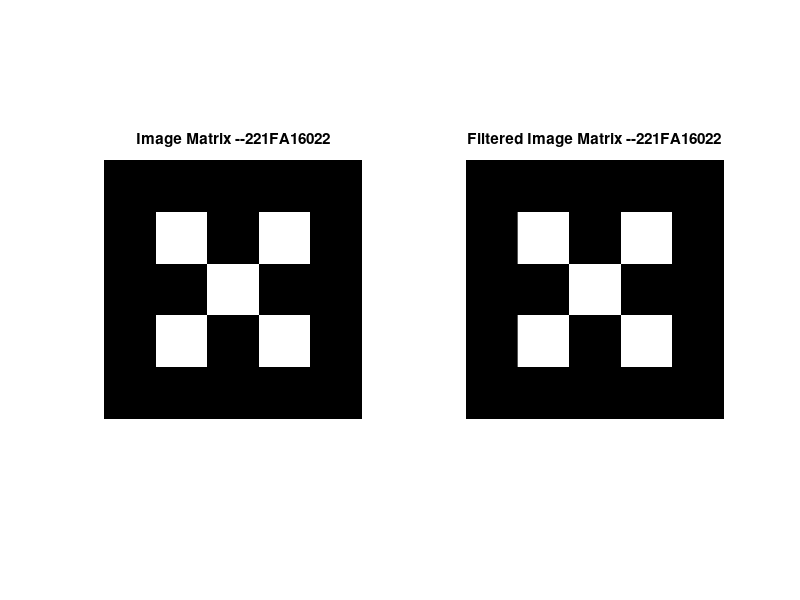

The MATLAB script that drew this image: (Note: this script raises an error after producing the figure.)
clc
close all
clear all

C=zeros(512,512);
D=ones(512,512);
I=[C,C,C,C,C; C,D,C,D,C; C,C,D,C,C; C,D,C,D,C; C,C,C,C,C];
figure
subplot(1,2,1)
imshow(I)
title('Image Matrix --221FA16022')

mask=fspecial("average",[3 3]);
O=imfilter(I,mask);
subplot(1,2,2)
imshow(O)
title('Filtered Image Matrix --221FA16022')

A=imread("x.jpeg");
A = im2gray(A); 
A1 = imresize(A,[256 256]);
figure
subplot(2,2,1)
imshow(A1)
title('Original Image --221FA16022')

IMmask=fspecial("average",[3 3]);
Result=imfilter(A1,IMmask);
subplot(2,2,2)
imshow(Result)
title('Avg Filtered Image --221FA16022')


X=imnoise(A1, 'salt & pepper', 0.02);
subplot(2,2,3)
imshow(X);
title('Salt and Pepper Noise Image --221FA16022')
output= medfilt2(X);
subplot(2,2,4)
imshow(output)
title('Median Filtered Image --221FA16022')

clc;
close all;
clear all;

% Read and preprocess image
A = imread("x.jpeg");
A = im2gray(A);
A = imresize(A,[256 256]);

figure;
%subplot(3,6,1);
imshow(A);
title('Original Image-221FA16022');

figure
% 1. Salt & Pepper Noise
sp = imnoise(A,'salt & pepper',0.02);
subplot(5,4,1); imshow(sp); title('Salt & Pepper');

sp_med = medfilt2(sp);
subplot(5,4,2); imshow(sp_med); title('Median');

avgMask = fspecial('average',[3 3]);
sp_avg = imfilter(sp,avgMask);
subplot(5,4,3); imshow(sp_avg); title('Avg');


wavgMask = fspecial('gaussian',[3 3],0.5);
sp_wavg = imfilter(sp,wavgMask);
subplot(5,4,4); imshow(sp_wavg); title('Weighted Avg');

% 2. Gaussian Noise
gn = imnoise(A,'gaussian',0,0.01);
subplot(5,4,5); imshow(gn); title('Gaussian');

gn_med = medfilt2(gn);
subplot(5,4,6); imshow(gn_med); title('Median');

gn_avg = imfilter(gn,avgMask);
subplot(5,4,7); imshow(gn_avg); title('Avg');

gn_wavg = imfilter(gn,wavgMask);
subplot(5,4,8); imshow(gn_wavg); title('Weighted Avg');

% 3. White Noise (simulate with randn)
wn = double(A)/255 + 0.05*randn(size(A));
wn = im2uint8(mat2gray(wn));
subplot(5,4,9); imshow(wn); title('White');

wn_med = medfilt2(wn);
subplot(5,4,10); imshow(wn_med); title('Median');

wn_avg = imfilter(wn,avgMask);
subplot(5,4,11); imshow(wn_avg); title('Avg');

wn_wavg = imfilter(wn,wavgMask);
subplot(5,4,12); imshow(wn_wavg); title('Weighted Avg');

% 4. Gamma Noise (simulate with gamrnd)
gammaNoise = im2uint8(mat2gray(double(A)/255 + 0.05*gamrnd(2,2,size(A))));
subplot(5,4,13); imshow(gammaNoise); title('Gamma');

g_med = medfilt2(gammaNoise);
subplot(5,4,14); imshow(g_med); title('Median');

g_avg = imfilter(gammaNoise,avgMask);
subplot(5,4,15); imshow(g_avg); title('Avg');

g_wavg = imfilter(gammaNoise,wavgMask);
subplot(5,4,16); imshow(g_wavg); title('Weighted Avg');

% 5. Uniform Noise
uni = double(A)/255 + 0.05*rand(size(A));
uni = im2uint8(mat2gray(uni));
subplot(5,4,17); imshow(uni); title('Uniform');

u_med = medfilt2(uni);
subplot(5,4,18); imshow(u_med); title('Median');

u_avg = imfilter(uni,avgMask);
subplot(5,4,19); imshow(u_avg); title('Avg');

u_wavg = imfilter(uni,wavgMask);
subplot(5,4,20); imshow(u_wavg); title('Weighted Avg');
